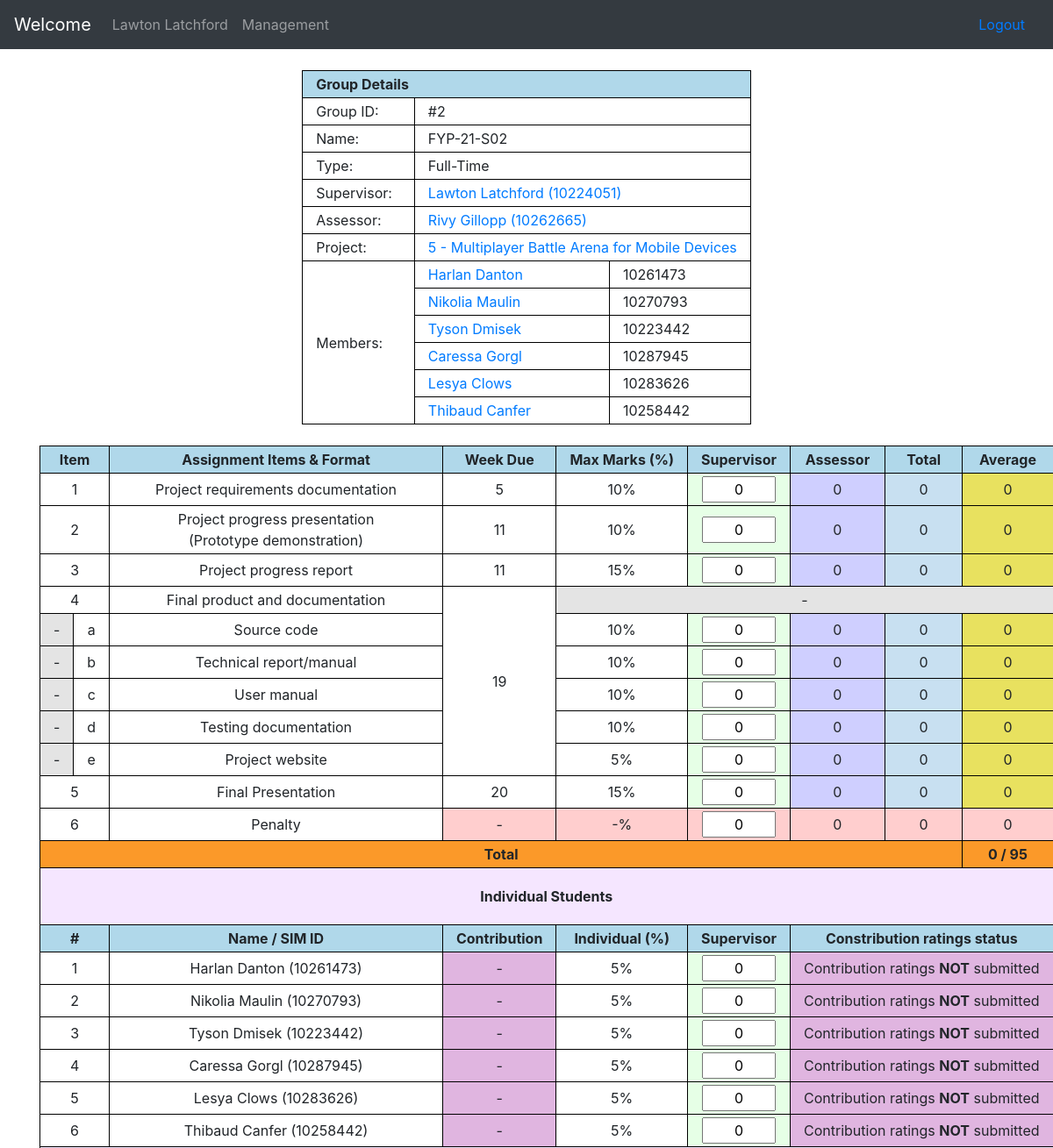
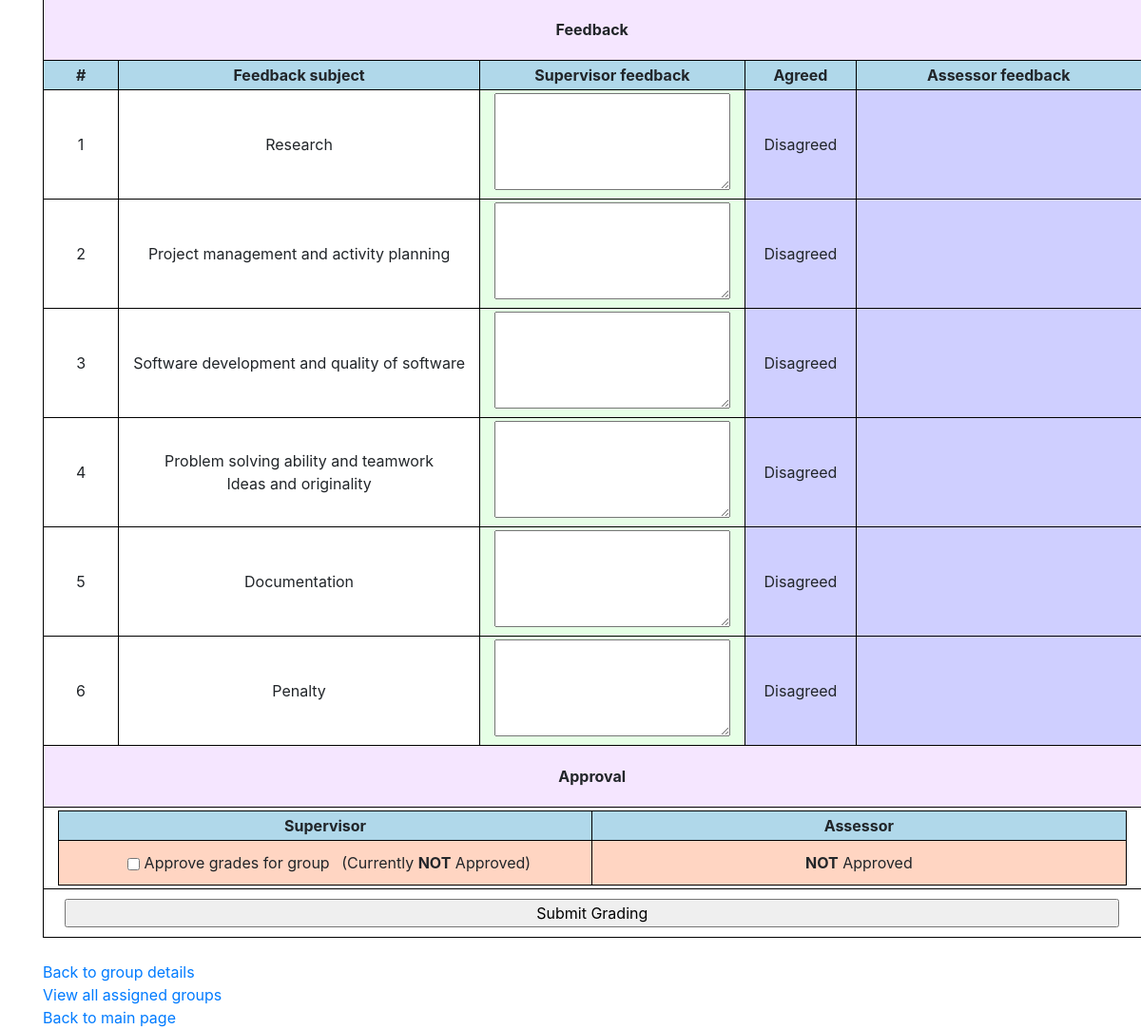
The app's page /grade_group.php?g=2 (signed in) with its own data (2 pictures, top to bottom).
### tables this page shows
CREATE TABLE IF NOT EXISTS `accounts` (
  `sim_id` varchar(10) NOT NULL,
  `uow_id` varchar(10) NOT NULL,
  `name` tinytext NOT NULL,
  `password` varchar(64) NOT NULL,
  `phone` varchar(16) DEFAULT NULL,
  `sim_email` varchar(64) DEFAULT NULL,
  `personal_email` varchar(64) DEFAULT NULL,
  `show_phone` tinyint(1) NOT NULL DEFAULT '0',
  `show_email` tinyint(1) NOT NULL DEFAULT '0',
  `type` int(1) NOT NULL COMMENT '0 = Faculty, 1 = Full-time Student, 2 = Part-time Student, 8 = Admin, 9 = Superadmin',
  `majors` json DEFAULT NULL COMMENT 'Faculty => JSON of varchar(8)+,\r\nStudent = JSON of 1 varchar(8) -\r\n[majors.id]',
  `choices` json DEFAULT NULL COMMENT 'Students only -\r\nJSON of varchar(8) [projects.id]',
  `year` smallint(4) DEFAULT NULL COMMENT 'Students only',
  `quarter` tinyint(1) DEFAULT NULL COMMENT 'Students only (1, 2, 3, or 4)',
  PRIMARY KEY (`sim_id`),
  UNIQUE KEY `accounts_uow_id` (`uow_id`),
  KEY `accounts_year_quarter` (`year`,`quarter`) USING BTREE,
  KEY `accounts_type` (`type`),
  KEY `accounts_sim_email` (`sim_email`) USING BTREE,
  KEY `accounts_personal_email` (`personal_email`)
);

CREATE TABLE IF NOT EXISTS `groups` (
  `id` int(8) NOT NULL AUTO_INCREMENT,
  `name` varchar(32) DEFAULT NULL,
  `supervisor` varchar(10) DEFAULT NULL,
  `assessor` varchar(10) DEFAULT NULL,
  `members` json NOT NULL COMMENT 'JSON of {id:int(10), score:int(3)} [accounts.id]',
  `project` varchar(24) DEFAULT NULL,
  `grading` json NOT NULL,
  PRIMARY KEY (`id`),
  UNIQUE KEY `groups_name` (`name`) USING BTREE,
  KEY `groups_fk_supervisor` (`supervisor`) USING BTREE,
  KEY `groups_fk_project` (`project`) USING BTREE,
  KEY `groups_fk_assessor` (`assessor`)
);

CREATE TABLE IF NOT EXISTS `projects` (
  `id` int(11) NOT NULL AUTO_INCREMENT,
  `proj_id` varchar(24) NOT NULL,
  `name` varchar(64) NOT NULL,
  `description` text NOT NULL,
  `year` smallint(4) NOT NULL,
  `quarter` tinyint(1) NOT NULL,
  PRIMARY KEY (`id`),
  UNIQUE KEY `projects_proj_id` (`proj_id`),
  KEY `projects_year_quarter` (`year`,`quarter`)
);

### grade_group.php (the view, shortened to what the rows shown need)
<?php
	require_once("include/funcs/sql_funcs.php");
	$account = get_account($_SESSION["id"]);
	try{
		$group = get_group($_GET['g']);
	}catch(Exception $e){
		header("location: view_all.php?t=groups");
		@mysqli_close($GLOBALS['mysql_link']);
		exit();
	}
?>
<!DOCTYPE html>
<html lang='en'>
	<head>
		<link rel='stylesheet' href='include/css/main.css' />
	</head>
	<body>
		<?php include("include/templates/header.php"); ?>
		<div class='container'>
			<div id='grading_container'>
				<table id='grade_group_table' class='basic_table' style='display:table; width:auto; margin:0 auto;'>
					<tr>
						<td style='width:25%;'>
							Group ID:
						</td>
						<td colspan='2'>
							#<?= $group->id ?>
						</td>
					</tr>
					<tr>
						<td style='width:25%;'>
							Name:
						</td>
						<td colspan='2'>
							<?= $group->get_name() ?>
						</td>
					</tr>
					<tr>
						<td colspan='2'>
							<?= (is_null($group->get_supervisor()) ? "" : "<a href='view_account.php?a={$group->get_supervisor()->sim_id}'>{$group->get_supervisor()->get_name()} ({$group->get_supervisor()->sim_id})</a>") ?>
						</td>
					</tr>
					<tr>
						<td colspan='2'>
							<?= (is_null($group->get_assessor()) ? "" : "<a href='view_account.php?a={$group->get_assessor()->sim_id}'>{$group->get_assessor()->get_name()} ({$group->get_assessor()->sim_id})</a>") ?>
						</td>
					</tr>
					<tr>
						<td colspan='2'>
							<a href='view_project.php?p=<?= $group->get_project()->id ?>'>
								<?= $group->get_project()->id ?> - <?= $group->get_project()->get_name() ?>
							</a>
						</td>
					</tr>
					<tr>
						<td rowspan='<?= count($group->get_members()) ?>'style='width:25%;'>
							Members:
						</td>
						<?php
							$first = true;
							foreach($group->get_members() as $member){
								if($first){
						?>
										<td>
											<a href='view_account.php?a=<?= $member->details->sim_id ?>'>
												<?= $member->details->get_name() ?>
											</a>
										</td>
										<td>
											<?= $member->details->sim_id ?>
										</td>
									</tr>
						<?php
									$first = false;
								}else{
						?>
									<tr>
										<td>
											<a href='view_account.php?a=<?= $member->details->sim_id ?>'>
												<?= $member->details->get_name() ?>
											</a>
										</td>
										<td>
											<?= $member->details->sim_id ?>
										</td>
									</tr>
						<?php
								}
							}
						?>
				</table>
				<br />
				<form id='grade_group' action='exec_grade_group.php' method='POST'>
					<table id='grading_table' class='basic_table' style='display:table; width:auto; margin:0 auto;'>
						<?php
							$count = 1;
							foreach($group->get_members() as $member){
								$supervisor_input = (
									($group->is_supervisor($account->sim_id)) ?
										"<input type='number' name='supervisor[student][{$member->details->sim_id}]' min='0' max='{$group->get_marking_scheme()->student->weight}' value='{$group->get_marking_scheme()->student->individual->{$member->details->sim_id}}' />" :
										$group->get_marking_scheme()->student->individual->{$member->details->sim_id});
								$contribution_perc = (
									($group->get_contribution_percentage() === false) ?
										"-" :
										$group->get_contribution_percentage()[$member->details->sim_id] ."%");
								if($group->get_contribution_percentage() === false){
									$member_rating_done = (
										((count($group->get_members()) * 100) == array_sum((array)$group->get_marking_scheme()->student->contribution->{$member->details->sim_id})) ?
											"Contribution ratings submitted" :
											"Contribution ratings <strong>NOT</strong> submitted");
									$member_rating_colspan = "3";
									$member_rating_class = "student";
								}
						?>
								<tr>
									<td colspan='2'>
										<?= $count ?>
									</td>
									<td>
										<?= $member->details->get_name() ?> (<?= $member->details->sim_id ?>)
									</td>
									<td class='student'>
										<?= $contribution_perc ?>
									</td>
									<td>
										<?= $group->get_marking_scheme()->student->weight ?>%
									</td>
									<td class='supervisor'>
										<?= $supervisor_input ?>
									</td>
									<td colspan='<?= $member_rating_colspan ?>' class='<?= $member_rating_class ?>'>
										<?= $member_rating_done ?>
									</td>
								</tr>
						<?php
								++$count;
							}
						?>
					</table>
				</form>
				<br />
			</div>
			<br />
			<br />
		</div>
	</body>
</html>

### include/templates/header.php (shortened to what the rows shown need)
<link href='include/css/bootstrap.min.css' rel='stylesheet' id='bootstrap-css'>
<div class='navbar navbar-expand-md navbar-dark bg-dark mb-4' role='navigation' style='width:100%; z-index:1;'>
    <div class='collapse navbar-collapse' id='navbarCollapse'>
        <ul class='navbar-nav mr-auto'>
            <li class='nav-item'>
				<a class='nav-link'  href='view_account.php?a=<?= $account->sim_id ?>'>
					<?= $account->get_name() ?>
				</a>
            </li>
        </ul>
    </div>
</div>

### records on screen
accounts: name "Lawton Latchford", sim_id "10224051"
groups: id "2", name "FYP-21-S02"
accounts: name "Rivy Gillopp", sim_id "10262665"
projects: id "5", name "Multiplayer Battle Arena for Mobile Devices"
accounts: name "Harlan Danton", sim_id "10261473"
accounts: name "Nikolia Maulin", sim_id "10270793"
accounts: name "Tyson Dmisek", sim_id "10223442"
accounts: name "Caressa Gorgl", sim_id "10287945"
accounts: name "Lesya Clows", sim_id "10283626"
accounts: name "Thibaud Canfer", sim_id "10258442"

### other values on screen
$section "1"
$section_details->desc "Project requirements documentation"
$section_details->week_due "5"
$section_details->weight "10"
$section_details->assessor "0"
$section_details->supervisor + $section_details->assessor "0"
$section "2"
$section_details->desc "Project progress presentation (Prototype demonstration)"
$section_details->week_due "11"
$section "3"
$section_details->desc "Project progress report"
$section_details->weight "15"
$section "4"
$section_details->desc "Final product and documentation"
$section_details->week_due "19"
